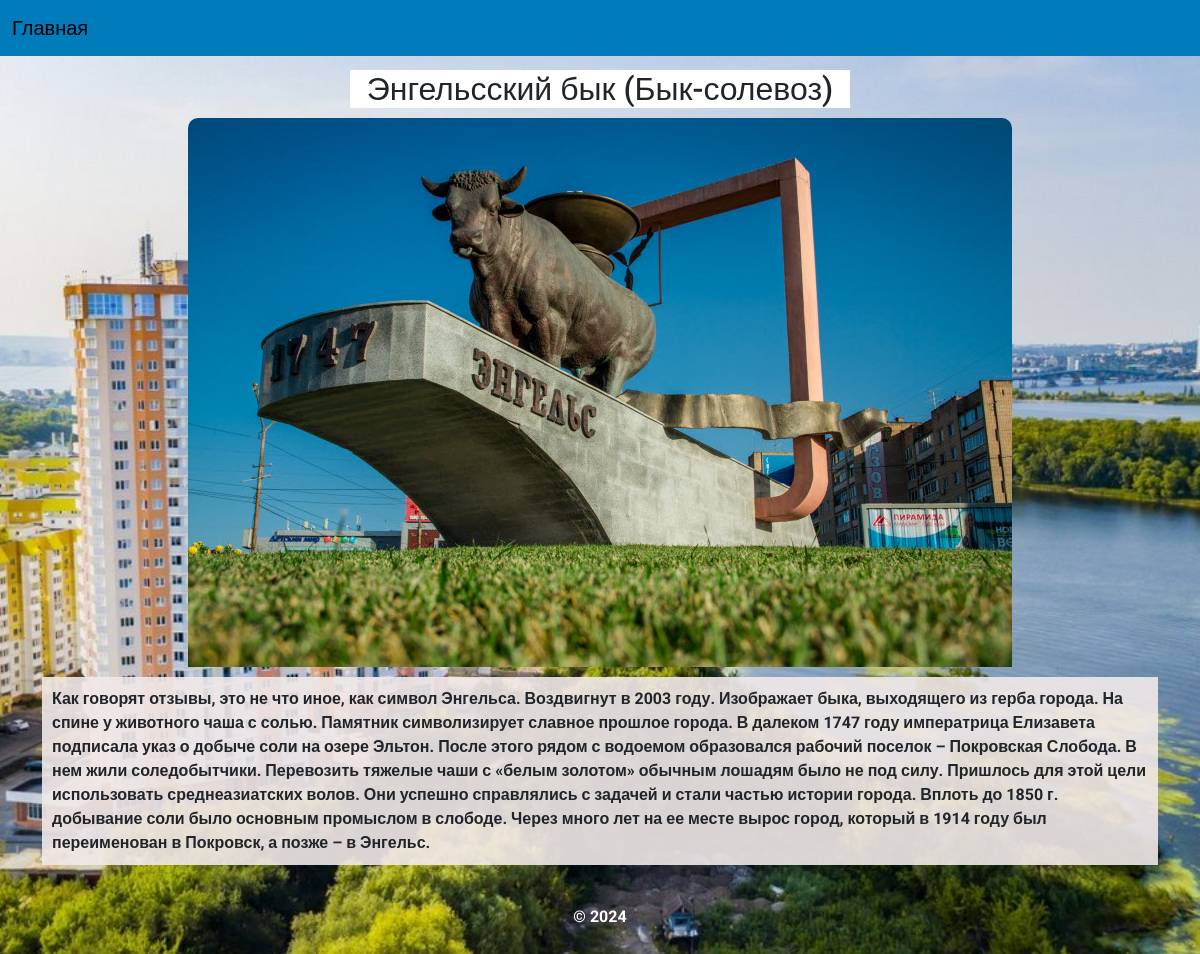
Page /show_post/1/ on the committed database.
### city/models.py (models this page shows)
class Posts(models.Model):
    title = models.CharField(max_length=100)
    body = models.TextField()
    image = models.ImageField(upload_to='city/images/')

### city/views.py (the view)
# urls.py: path('show_post/<int:id>/', views.show_post, name='show_post'),
def show_post(request, id):
    post = get_object_or_404(Posts, id=id)
    return render(request, 'city/show_post.html', {'post': post})

### city/templates/city/show_post.html
{% extends 'city/base.html' %}
{% load static %}
{% block content %}
<div class="container">
    <div class="row">
        <div class="col-sm-12">
            <h2 class="title_show">{{post.title}}</h2>
            <div class="img">
                <img class="img_show img_w" src="{{ post.image.url }}" alt="">
            </div>
            <div class="body">
                {{post.body}}
            </div>
        </div>
    </div>
</div>
{% endblock %}

### city/static/city/css/style.css (style rules this page uses)
:root { --nav-item-green: green; --bg-fon-navbar: #007cba; --light-color: #fff; --dropdown-item: #007cba; --dropdown-item-hover: #007cba; --text-color: #4c4c4c; --bs-link-color: #007cba; --bs-link-hover-color: #007cba; --bs-pagination-active-bg: #007cba; --bs-pagination-active-bg: #007cba; --bs-pagination-active-border-color: #007cba; --bs-pagination-active-bg: #007cba; --bs-pagination-active-border-color: #007cba; }
body { font-family: "Roboto", sans-serif; background-image: url("/static/city/img/Engels_46.jpg"); background-repeat: no-repeat; background-position: center center; background-attachment: fixed; background-size: cover; min-width: 320px; margin: 0; padding: 0; box-sizing: border-box; }
html, body { height: 100%; }
.title_show { margin: 30px auto 10px; background: #fff; max-width: 500px; text-align: center; }
.body { margin: 10px auto; background-color: rgba(241, 233, 233, 0.9); font-weight: bold; padding: 10px; }
.img_show { border-top-left-radius: 10px; border-top-right-radius: 10px; background-size: cover; background-position: center center; }
.img { text-align: center; }

### rows in the picture
Posts: title "Энгельсский бык (Бык-солевоз)", image (picture), body "Как говорят отзывы, это не что иное, как символ Энгельса. Воздвигнут в 2003 году. Изображает быка, выходящего из герба города. На спине у животного чаша с солью. Памятник символизирует славное прошлое города. В далеком 1747 году императрица Елизавета подписала указ о добыче соли на озере Эльтон. После этого рядом с водоемом образовался рабочий поселок – Покровская Слобода. В нем жили соледобытчики. Перевозить тяжелые чаши с «белым золотом» обычным лошадям было не под силу. Пришлось для этой цели использовать среднеазиатских волов. Они успешно справлялись с задачей и стали частью истории города. Вплоть до 1850 г. добывание соли было основным промыслом в слободе. Через много лет на ее месте…"
